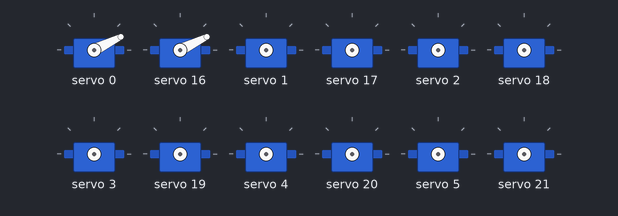
The sketch below on a simulated Arduino Uno, built with avr-gcc and run on an emulated ATmega328P. On the bench: 12 × servo.

Above: at 0.05 s.
At 1.75 s:
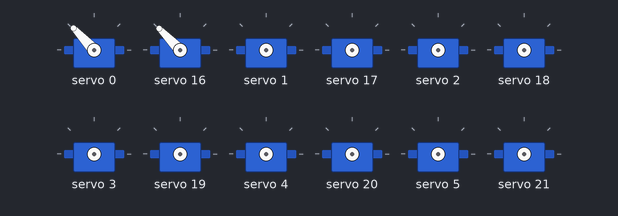
At 3.55 s:
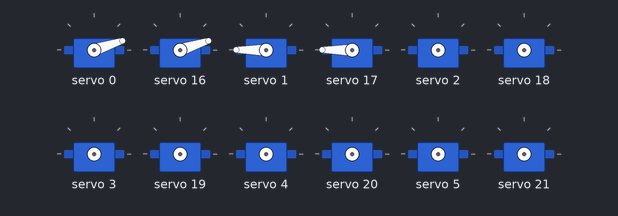
At 7.15 s:
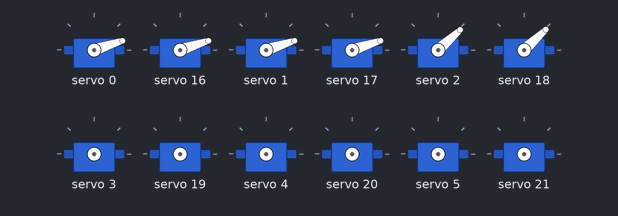
At 10.85 s:
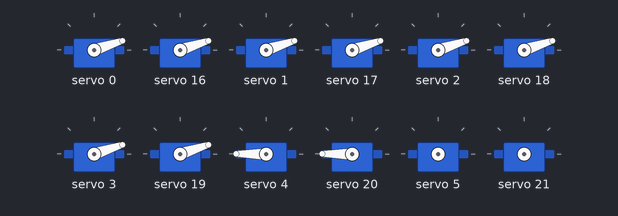
At 14.55 s:
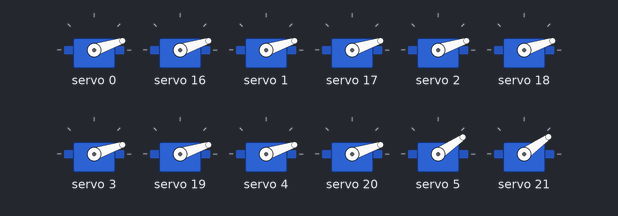
Timing chart, 0 to 19.8 s (numbered marks = the images above):
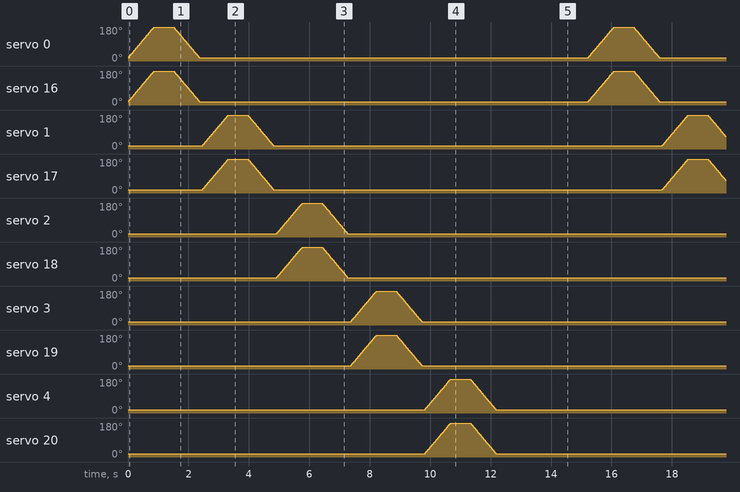

The sketch:

website_two_board_sweep.ino
```cpp
#include <Wire.h>
#include <Adafruit_PWMServoDriver.h>

Adafruit_PWMServoDriver pwm1 = Adafruit_PWMServoDriver(0x40);
Adafruit_PWMServoDriver pwm2 = Adafruit_PWMServoDriver(0x41);

int servoMin = 150;
int servoMax = 600;
int servoFrequency = 50;

void setup()
{
  pwm1.begin();
  pwm2.begin();
  pwm1.setOscillatorFrequency(27000000);
  pwm2.setOscillatorFrequency(27000000);
  pwm1.setPWMFreq(servoFrequency);
  pwm2.setPWMFreq(servoFrequency);
}

void loop()
{
  for (int i = 0; i <= 5; i++)
  {
    for (int pulseLength = servoMin; pulseLength <= servoMax; pulseLength++)
    {
      pwm1.setPWM(i, 0, pulseLength);
      pwm2.setPWM(i, 0, pulseLength);
      delay(1);
    }

    delay(100);

    for (int pulseLength = servoMax; pulseLength >= servoMin; pulseLength--)
    {
      pwm1.setPWM(i, 0, pulseLength);
      pwm2.setPWM(i, 0, pulseLength);
      delay(1);
    }

    delay(100);
  }

  delay(500);
}
```
